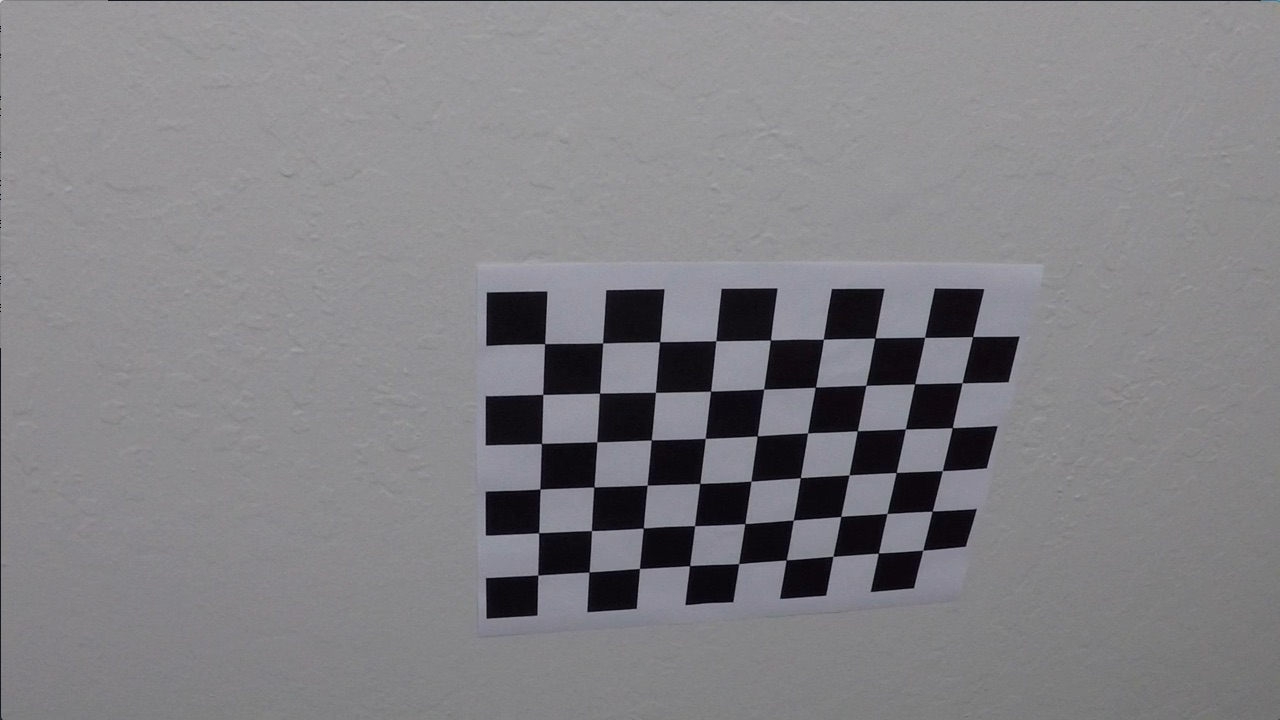
#> input picture camera_cal/calibration10.jpg, 1280 x 720 px; its folder holds only this picture in this run; the run also reads 1 picture not shown here
$ jupyter execute --allow-errors Advance-Lane-Line-Final.ipynb   (shell and % lines are left out)   (older library calls are emulated)
#> lines starting #> are read from the running program, lines starting #| are printed output that depends on the picture; after the words box and inside, x2 and y2 are one past the last pixel; in counts of white or black regions, pixels touching at a corner belong together
[cell 1]
import numpy as np
import cv2
import matplotlib.pyplot as plt
import matplotlib.image as mpimg

[cell 2]
import glob
objpoints = []
imgpoints = []
images = glob.glob('./camera_cal/calibration*.jpg')

[cell 3]
objp = np.zeros((6*9,3),np.float32)
objp[:,:2] = np.mgrid[0:9,0:6].T.reshape(-1,2)


for img_name in images:
    img = mpimg.imread(img_name)
#> img is the input picture: shape (720, 1280, 3); mean R, G, B 130.2, 129.4, 133.1

    gray = cv2.cvtColor(img,cv2.COLOR_BGR2GRAY)
    ret, corners = cv2.findChessboardCorners(gray, (9,6), None)
#> ret = True; corners = 54 rows, first 8: [544.7, 343.6], [602.6, 342.9], [659.6, 341.7], [716, 340.7], [770.5, 340], [823.4, 339.2], [874.8, 338.1], [924.6, 337.3]
    if ret == True:
        imgpoints.append(corners)
        objpoints.append(objp)

[cell 4]
ret, mtx, dist, rvecs, tvecs = cv2.calibrateCamera(objpoints, imgpoints, gray.shape[::-1], None, None)
#> ret = 0.402; mtx = [[1215.1, 0, 674.3], [0, 1227, 357.1], [0, 0, 1]]; dist = [[-0.887, 13.5, -0.00382, -0.00756, -85.37]]; rvecs = ([0.506, -0.211, 0.0337],); tvecs = ([-2.2, -0.223, 20.53],)

#> (a cell that did not finish here is left out)

[cell 6]
def abs_sobel_thresh(img, orient='x', sobel_kernel=3, thresh=(0, 255)):
    if orient == 'x' :
        sobelx = cv2.Sobel(img, cv2.CV_64F, 1, 0)
        abs_sobelx = np.absolute(sobelx)
        scaled_sobel = np.uint8(255*abs_sobelx/np.max(abs_sobelx))
    else:
        sobely = cv2.Sobel(img, cv2.CV_64F, 0, 1)
        abs_sobely = np.absolute(sobely)
        scaled_sobel = np.uint8(255*abs_sobely/np.max(abs_sobely))
    sxbinary = np.zeros_like(scaled_sobel)
    sxbinary[(scaled_sobel >= thresh[0]) & (scaled_sobel <= thresh[1])] = 1
    return sxbinary

def mag_thresh(image, sobel_kernel=3, thresh=(0, 255)):
    # Calculate gradient magnitude
    # Apply threshold
    sobelx = cv2.Sobel(image, cv2.CV_64F, 1, 0)
    sobely = cv2.Sobel(image, cv2.CV_64F, 0, 1)
    abs_sobelxy = np.sqrt(sobelx**2 + sobely**2)
    scaled_sobel = np.uint8(255*abs_sobelxy/np.max(abs_sobelxy))
    sxbinary = np.zeros_like(scaled_sobel)
    sxbinary[(scaled_sobel >= thresh[0]) & (scaled_sobel <= thresh[1])] = 1
    return sxbinary

def dir_threshold(image, sobel_kernel=3, thresh=(0, np.pi/2)):
    sobelx = cv2.Sobel(image, cv2.CV_64F, 1, 0,ksize=sobel_kernel)
    sobely = cv2.Sobel(image, cv2.CV_64F, 0, 1,ksize=sobel_kernel)
    abs_sobelx = np.absolute(sobelx)
    abs_sobely = np.absolute(sobely)
    dir_sobel = np.arctan2(abs_sobely, abs_sobelx)
    sxbinary = np.zeros_like(dir_sobel)
    sxbinary[(dir_sobel >= thresh[0]) & (dir_sobel<= thresh[1])] = 1
    return sxbinary

def HLS(image,s_thresh=(170, 255)):

    hls = cv2.cvtColor(image, cv2.COLOR_RGB2HLS).astype(np.float)
    s_channel = hls[:,:,2]
    s_binary = np.zeros_like(s_channel)
    s_binary[(s_channel >= s_thresh[0]) & (s_channel <= s_thresh[1])] = 1


    l_channel = hls[:,:,1]
    l_binary = np.zeros_like(l_channel)
    l_binary[(l_channel >= 120) & (l_channel <= 255)] = 1

    combined_result = np.zeros_like(s_channel)
    combined_result[((s_binary==1) & (l_binary==1))] = 1


    return combined_result

def Perspective(src,dest):
    return cv2.getPerspectiveTransform(src, dest)

def wraped(image,M):
    img_size = (image.shape[1],image.shape[0])
    return cv2.warpPerspective(image, M, img_size, flags=cv2.INTER_LINEAR)

def threshold(image):
    ksize = 3
    gray = cv2.cvtColor(image, cv2.COLOR_RGB2GRAY)
    gradx = abs_sobel_thresh(gray, orient='x', sobel_kernel=ksize,thresh=(10, 255))
    grady = abs_sobel_thresh(gray, orient='y', sobel_kernel=ksize, thresh=(60, 255))
    mag_binary = mag_thresh(gray, sobel_kernel=ksize, thresh=(40, 255))
    dir_binary = dir_threshold(gray, sobel_kernel=ksize, thresh=(.65, 1.15))

    sxbinary = np.zeros_like(image[:,:,2])
    sxbinary[((gradx == 1) & (grady == 1)) | ((dir_binary == 1) & (mag_binary == 1))] = 1

    s_binary = HLS(image,s_thresh=(170, 255))

    combined_binary = np.zeros_like(sxbinary)
    combined_binary[ (s_binary == 1) | (sxbinary == 1)] = 1


    return combined_binary

[cell 7]
img = './test_images/test4.jpg'
#> img = './test_images/test4.jpg'
img = mpimg.imread(img)
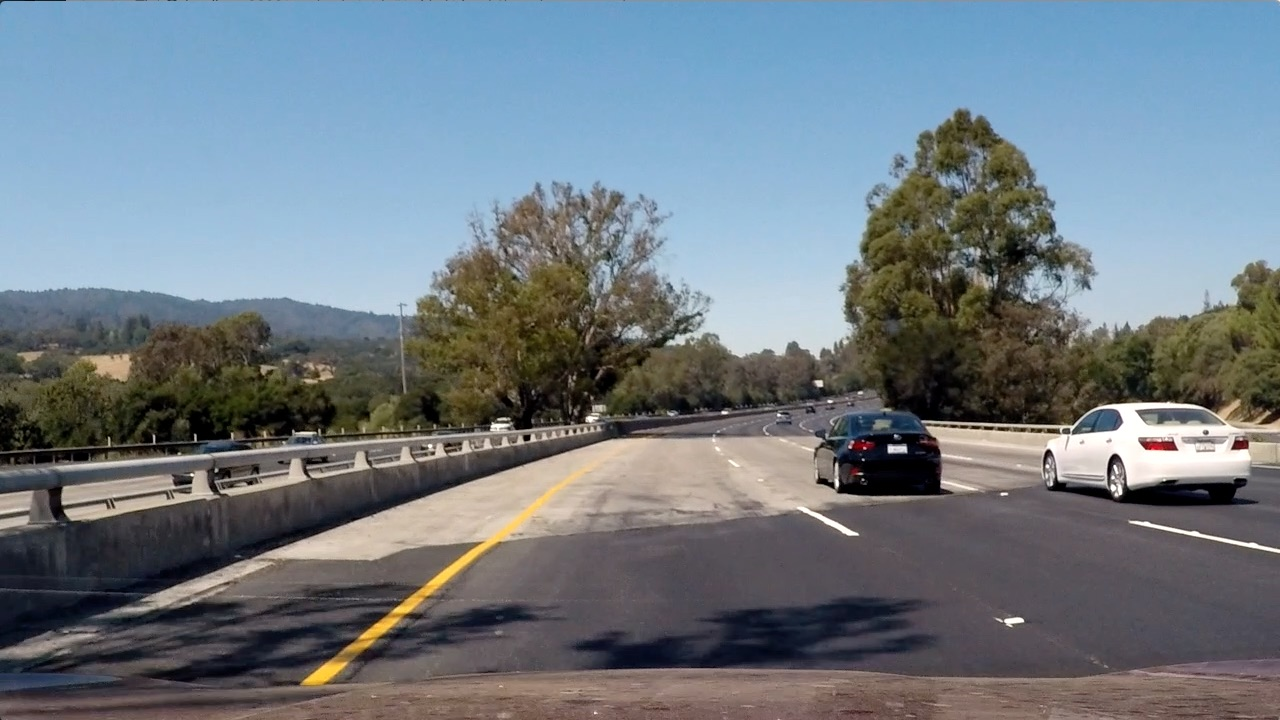
#> input picture test_images/test4.jpg, 1280 x 720 px
#> img is the input picture: shape (720, 1280, 3); mean R, G, B 112.2, 122.7, 130.9
undst_img = cv2.undistort(img, mtx, dist, None, mtx)
fig = plt.figure()
fig.set_figheight(15)
fig.set_figwidth(15)
plt.subplot(2, 2, 1)
plt.imshow(undst_img)
thresholded_img = threshold(undst_img)
#> in threshold, `gradx = abs_sobel_thresh(gray, orient='x', sobel_kernel=ksize,thresh=(..`:
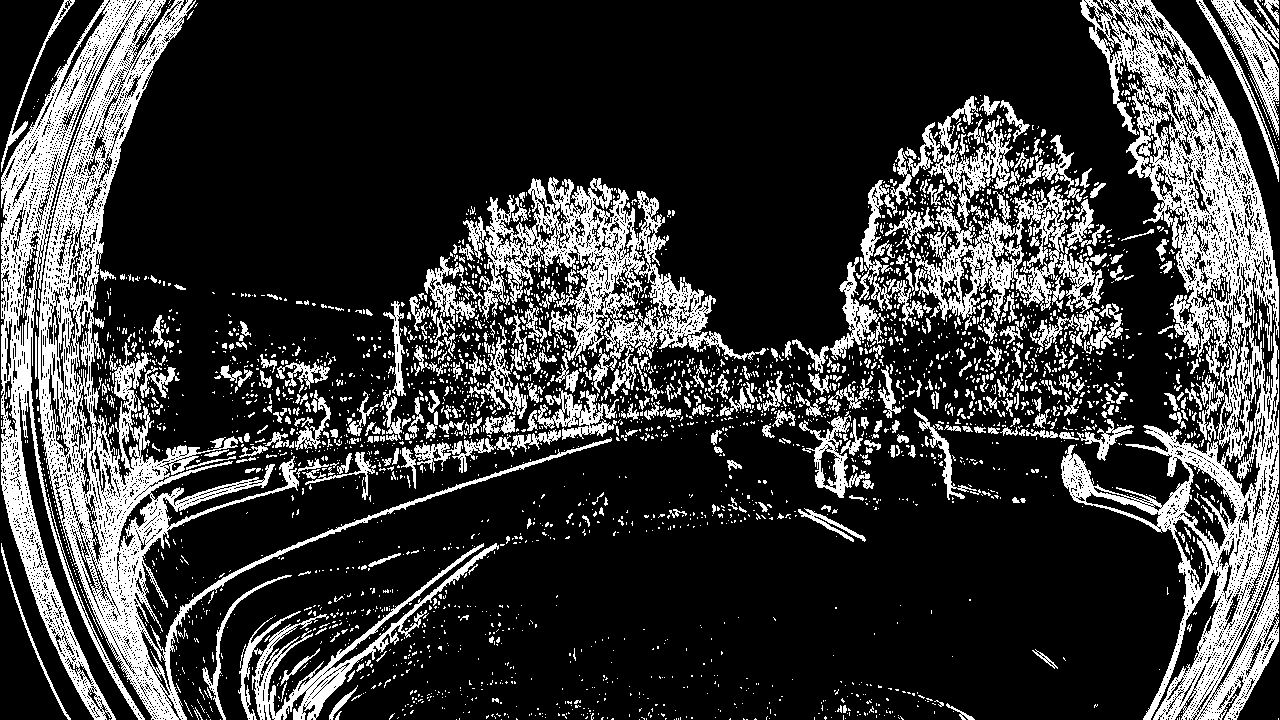
#> gradx: shape (720, 1280); values 0 (black) and 1 (white), 22.1% white; 3541 white regions (3060 under 20 px), largest, box (x1, y1, x2, y2) and area: (1, 0, 612, 720) 57804, (1061, 0, 1279, 720) 45442, (482, 177, 766, 396) 16667
#> thresholded_img: shape (720, 1280); values 0 (black) and 1 (white), 2.9% white; 3385 white regions (3237 under 20 px), largest, box (x1, y1, x2, y2) and area: (380, 469, 588, 627) 2292, (1089, 440, 1231, 515) 2019, (278, 625, 388, 720) 1464
plt.subplot(2, 2, 2)
plt.imshow(thresholded_img,cmap = 'gray')
src = np.float32([[490, 482],[810, 482],
                      [1250, 720],[40, 720]])
dst = np.float32([[0, 0], [1280, 0],
                     [1250, 720],[40, 720]])

M = Perspective(src,dst)

warped_img = wraped(thresholded_img,M)
plt.subplot(2, 2, 3)
plt.imshow(warped_img,cmap = 'gray')

[cell 8]
def process_img(image):
    undst_img = cv2.undistort(image, mtx, dist, None, mtx)
    thresholded_img = threshold(undst_img)
    src = np.float32([[490, 482],[810, 482],[1250, 720],[40, 720]])
    dst = np.float32([[0, 0], [1280, 0],[1250, 720],[40, 720]])


    M = Perspective(src,dst)
    warped_img = wraped(thresholded_img,M)

    return warped_img

[cell 9]
images = glob.glob('./test_images/test6.jpg')
fig = plt.figure()
fig.set_figheight(15)
fig.set_figwidth(15)
for img_name in images:
    plt.subplot(1, 2, 1)
    img_read = mpimg.imread(img_name)
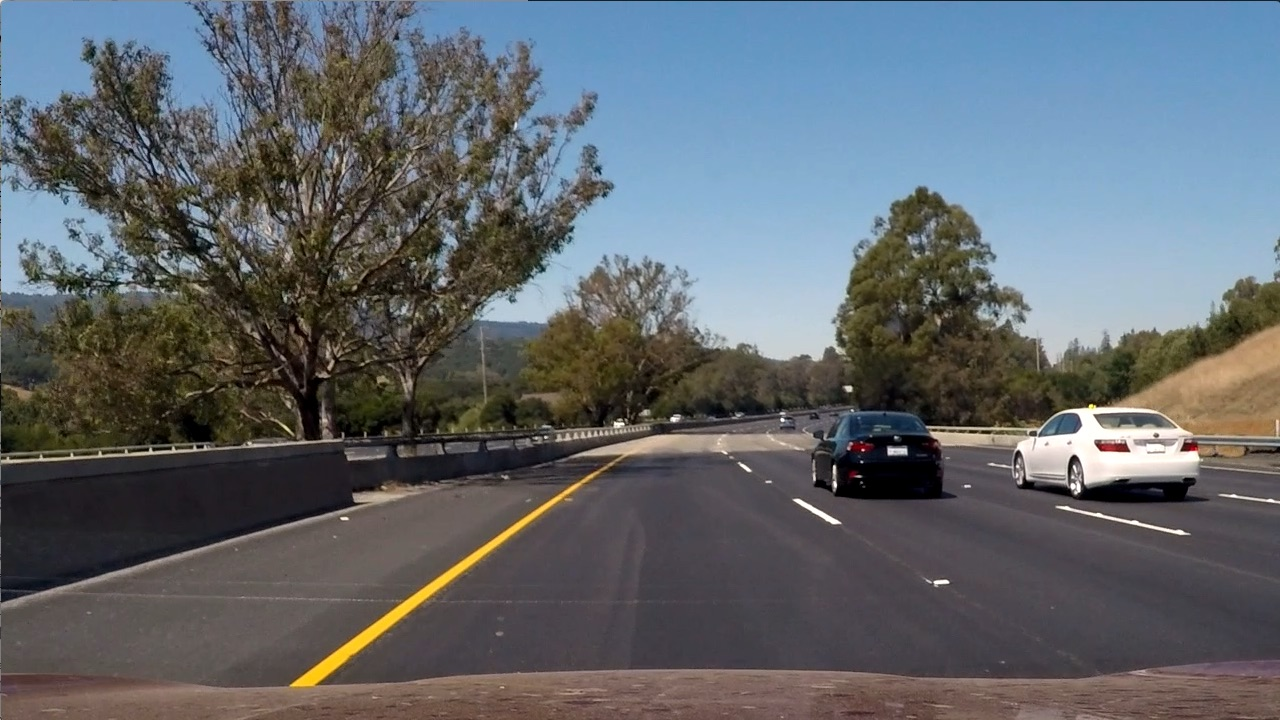
#> input picture test_images/test6.jpg, 1280 x 720 px
#> img_read is the input picture: shape (720, 1280, 3); mean R, G, B 97, 102.6, 107.9
    plt.imshow(img_read)
    plt.subplot(1, 2, 2)
    output_image = process_img(img_read)
#> in wraped (call 2), `return cv2.warpPerspective(image, M, img_size, flags=cv2.INTER_LINEAR)`:
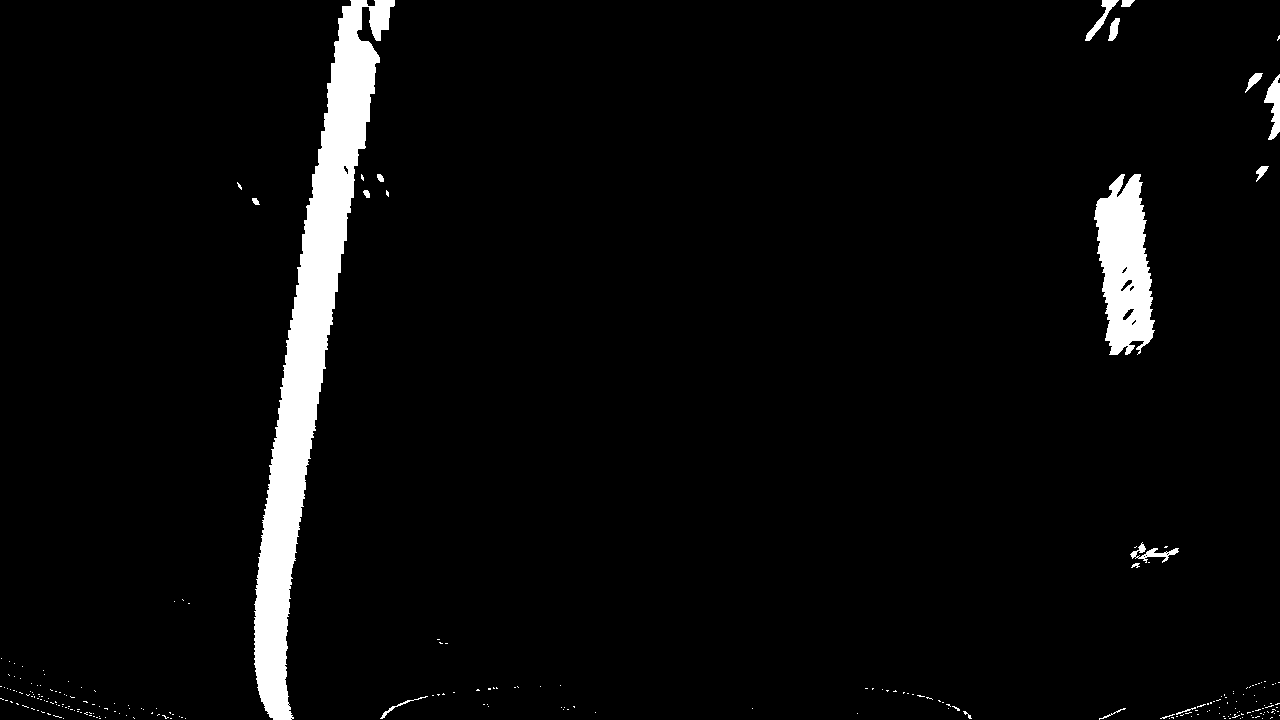
#> returned value: shape (720, 1280); values 0 (black) and 1 (white), 4.1% white; 241 white regions (223 under 20 px), largest, box (x1, y1, x2, y2) and area: (254, 0, 395, 720) 27465, (1094, 174, 1155, 355) 7401, (1264, 74, 1280, 140) 553
    plt.imshow(output_image,cmap='gray')

[cell 10]
def find_lines(binary_warped):
    # Take a histogram of the bottom half of the image
    histogram = np.sum(binary_warped[binary_warped.shape[0]//2:,:], axis=0)
#> histogram = 1280 values, max 360 at index 293, min 0 at index 30, mean 10.5

    out_img = np.dstack((binary_warped, binary_warped, binary_warped))*255

    midpoint = np.int(histogram.shape[0]//2)
    leftx_base = np.argmax(histogram[:midpoint])
#> leftx_base = 293
    rightx_base = np.argmax(histogram[midpoint:]) + midpoint
#> rightx_base = 1144

    nwindows = 9
# Set height of windows
    window_height = np.int(binary_warped.shape[0]//nwindows)
# Identify the x and y positions of all nonzero pixels in the image
    nonzero = binary_warped.nonzero()
#> nonzero = 36242 positions, rows 0 to 719, columns 0 to 1278
    nonzeroy = np.array(nonzero[0])
    nonzerox = np.array(nonzero[1])
# Current positions to be updated for each window
    leftx_current = leftx_base
#> leftx_current = 293
    rightx_current = rightx_base
#> rightx_current = 1144
# Set the width of the windows +/- margin
    margin = 100
# Set minimum number of pixels found to recenter window
    minpix = 50
# Create empty lists to receive left and right lane pixel indices
    left_lane_inds = []
    right_lane_inds = []

    for window in range(nwindows):
    # Identify window boundaries in x and y (and right and left)
        win_y_low = binary_warped.shape[0] - (window+1)*window_height
        win_y_high = binary_warped.shape[0] - window*window_height
        win_xleft_low = leftx_current - margin
        win_xleft_high = leftx_current + margin
        win_xright_low = rightx_current - margin
        win_xright_high = rightx_current + margin
        # Draw the windows on the visualization image
        cv2.rectangle(out_img,(win_xleft_low,win_y_low),(win_xleft_high,win_y_high),
        (0,255,0), 2)
        cv2.rectangle(out_img,(win_xright_low,win_y_low),(win_xright_high,win_y_high),
        (0,255,0), 2)
        # Identify the nonzero pixels in x and y within the window
        good_left_inds = ((nonzeroy >= win_y_low) & (nonzeroy < win_y_high) &
        (nonzerox >= win_xleft_low) &  (nonzerox < win_xleft_high)).nonzero()[0]
        good_right_inds = ((nonzeroy >= win_y_low) & (nonzeroy < win_y_high) &
        (nonzerox >= win_xright_low) &  (nonzerox < win_xright_high)).nonzero()[0]
        # Append these indices to the lists
        left_lane_inds.append(good_left_inds)
        right_lane_inds.append(good_right_inds)
        # If you found > minpix pixels, recenter next window on their mean position
        if len(good_left_inds) > minpix:
            leftx_current = np.int(np.mean(nonzerox[good_left_inds]))
        if len(good_right_inds) > minpix:
            rightx_current = np.int(np.mean(nonzerox[good_right_inds]))
#> this loop made 9 passes
#> (win_xleft_low, win_xleft_high, win_xright_low, win_xright_high, leftx_current, rightx_current) on passes 1, 3, 6, 7, 8: (193, 393, 1044, 1244, 299, 1199), (195, 395, 1099, 1299, 294, 1154), (189, 389, 1054, 1254, 284, 1079), (184, 384, 979, 1179, 282, 1058), (182, 382, 958, 1158, 276, 1052)
#> after the loop, left_lane_inds = 9 items; right_lane_inds = 9 items

    left_lane_inds = np.concatenate(left_lane_inds)
    right_lane_inds = np.concatenate(right_lane_inds)
#> right_lane_inds = 8541 values, max 36241 at index 80, min 37 at index 8492, mean 14530.2

# Extract left and right line pixel positions
    leftx = nonzerox[left_lane_inds]
    lefty = nonzeroy[left_lane_inds]
    rightx = nonzerox[right_lane_inds]
#> rightx = 8541 values, max 1243 at index 9, min 970 at index 8492, mean 1073
    righty = nonzeroy[right_lane_inds]
#> righty = 8541 values, max 719 at index 80, min 0 at index 8492, mean 250.9

# Fit a second order polynomial to each
    left_fit = np.polyfit(lefty, leftx, 2)
#> left_fit = [-4.26e-05, 0.0726, 268.8]
    right_fit = np.polyfit(righty, rightx, 2)
#> right_fit = [-3.35e-05, 0.301, 999.8]

    out_img[nonzeroy[left_lane_inds], nonzerox[left_lane_inds]] = [255, 0, 0]
    out_img[nonzeroy[right_lane_inds], nonzerox[right_lane_inds]] = [0, 0, 255]

    return leftx,lefty,rightx,righty,left_fit,right_fit,out_img

[cell 11]
# [23 lines left out: function find_lines_in_margin, not called in this run]

[cell 12]
def fill_poly(warped,left_fitx,ploty,right_fitx,Minv,image):
    warp_zero = np.zeros_like(warped).astype(np.uint8)
    color_warp = np.dstack((warp_zero, warp_zero, warp_zero))

# Recast the x and y points into usable format for cv2.fillPoly()
    pts_left = np.array([np.transpose(np.vstack([left_fitx, ploty]))])
    pts_right = np.array([np.flipud(np.transpose(np.vstack([right_fitx, ploty])))])
    pts = np.hstack((pts_left, pts_right))

# Draw the lane onto the warped blank image
    cv2.fillPoly(color_warp, np.int_([pts]), (0,255, 0))

# Warp the blank back to original image space using inverse perspective matrix (Minv)
    newwarp = cv2.warpPerspective(color_warp, Minv, (image.shape[1], image.shape[0]))
# Combine the result with the original image
    result = cv2.addWeighted(image, 1, newwarp, 0.3, 0)

    return result

[cell 13]
input_img = mpimg.imread('./test_images/test2.jpg')
undst_image = undst_img = cv2.undistort(input_img, mtx, dist, None, mtx)
binary_warped = process_img(input_img)


leftx,lefty,rightx,righty,left_fit,right_fit,out_img = find_lines(binary_warped)
#> left_fit = [-4.26e-05, 0.0726, 268.8]; right_fit = [-3.35e-05, 0.301, 999.8]


ploty = np.linspace(0, binary_warped.shape[0]-1, binary_warped.shape[0] )
left_fitx = left_fit[0]*ploty**2 + left_fit[1]*ploty + left_fit[2]
#> left_fitx = 720 values from 268.8 to 298.9
right_fitx = right_fit[0]*ploty**2 + right_fit[1]*ploty + right_fit[2]
#> right_fitx = 720 values from 999.8 to 1199.2


src = np.float32([[490, 482],[810, 482],[1250, 720],[40, 720]])
dst = np.float32([[0, 0], [1280, 0],[1250, 720],[40, 720]])


Minv = cv2.getPerspectiveTransform(dst,src)
#> Minv = [[0.25, -0.681, 490], [0, -0.419, 482], [0, -0.00104, 1]]
result = fill_poly(binary_warped,left_fitx,ploty,right_fitx,Minv,undst_image)
#> in fill_poly, `pts_left = np.array([np.transpose(np.vstack([left_fitx, ploty]))])`: pts_left = 720 pairs, first value 268.8 to 298.9, second value 0 to 719
#> in fill_poly, `pts_right = np.array([np.flipud(np.transpose(np.vstack([right_fitx, pl..`: pts_right = 720 pairs, first value 999.8 to 1199.2, second value 0 to 719
#> in fill_poly, `pts = np.hstack((pts_left, pts_right))`: pts = 1440 pairs, first value 268.8 to 1199.2, second value 0 to 719
plt.imshow(result)
